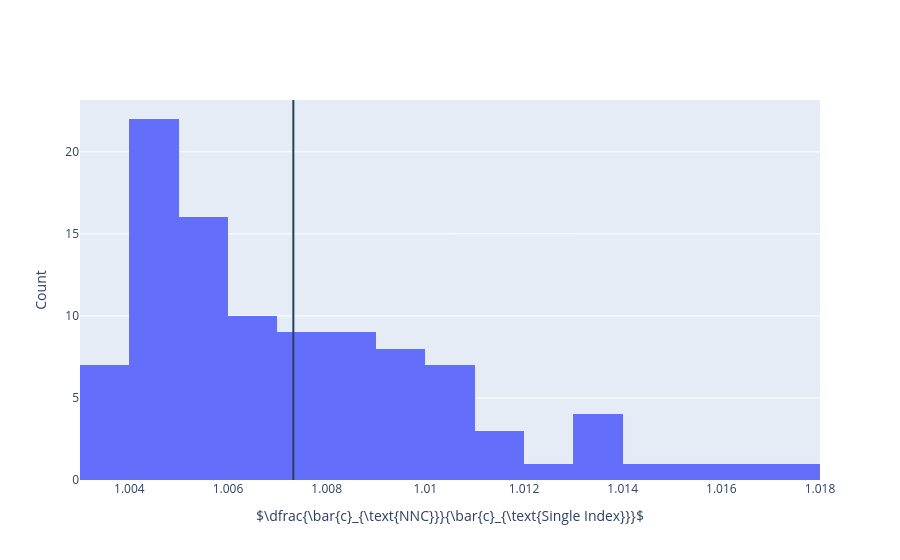

Write notebook code for a chart like this one.
### Markdown cell above
Below we plot the distribution of the mean cost per step ratio between NNC and DI.

### Code cell
fig = go.Figure(go.Histogram(x=cost_ratios))
fig.add_vline(x=np.mean(cost_ratios))
fig.layout.xaxis.title = r'$\dfrac{\bar{c}_{\text{NNC}}}{\bar{c}_{\text{Single Index}}}$'
fig.layout.yaxis.title = 'Count'
fig

### Figure 1 — Plotly figure (JSON) as saved in the notebook; plotly's stock layout.template omitted (floating-point values rounded to 4 significant figures)
{"data": [{"type": "histogram", "x": [1.004, 1.01, 1.004, 1.004, 1.004, 1.005, 1.01, 1.005, 1.007, 1.012, 1.004, 1.006, 1.005, 1.007, 1.006, 1.005, 1.005, 1.004, 1.01, 1.005, 1.005, 1.009, 1.008, 1.007, 1.008, 1.013, 1.009, 1.008, 1.006, 1.014, 1.012, 1.009, 1.006, 1.013, 1.009, 1.004, 1.004, 1.005, 1.005, 1.01, 1.005, 1.01, 1.007, 1.009, 1.007, 1.01, 1.004, 1.004, 1.009, 1.004, 1.004, 1.008, 1.009, 1.006, 1.018, 1.01, 1.006, 1.004, 1.007, 1.016, 1.004, 1.013, 1.008, 1.009, 1.007, 1.005, 1.012, 1.008, 1.006, 1.005, 1.008, 1.006, 1.008, 1.014, 1.006, 1.006, 1.006, 1.011, 1.004, 1.009, 1.008, 1.004, 1.007, 1.004, 1.008, 1.01, 1.006, 1.008, 1.016, 1.004, 1.009, 1.004, 1.004, 1.005, 1.004, 1.005, 1.009, 1.01, 1.004, 1.005]}], "layout": {"shapes": [{"type": "line", "x0": 1.007, "x1": 1.007, "xref": "x", "y0": 0, "y1": 1, "yref": "y domain"}], "xaxis": {"title": {"text": "$\\dfrac{\\bar{c}_{\\text{NNC}}}{\\bar{c}_{\\text{Single Index}}}$"}}, "yaxis": {"title": {"text": "Count"}}}}
